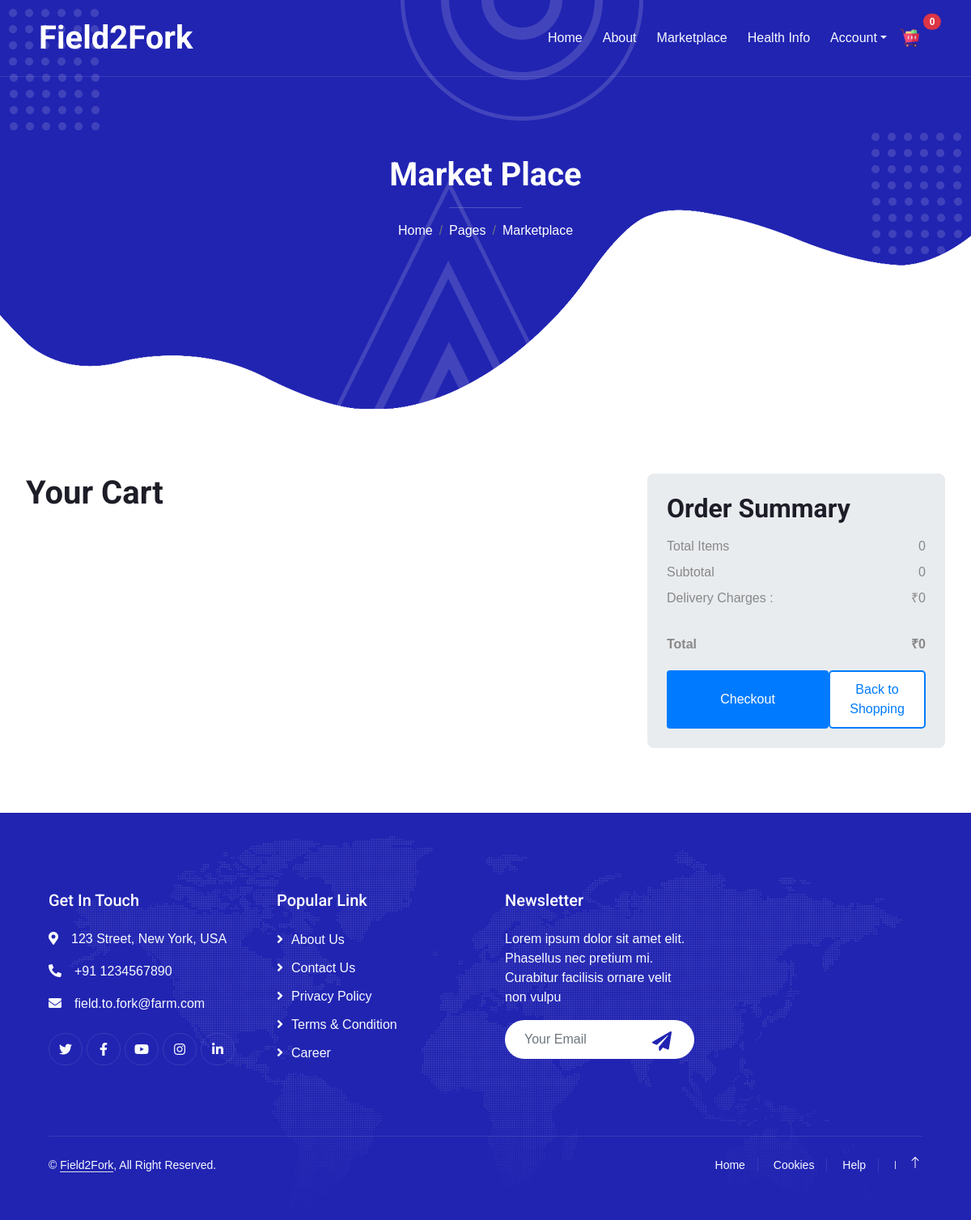
/cart/ (signed in), run on an earlier commit of the app's database.
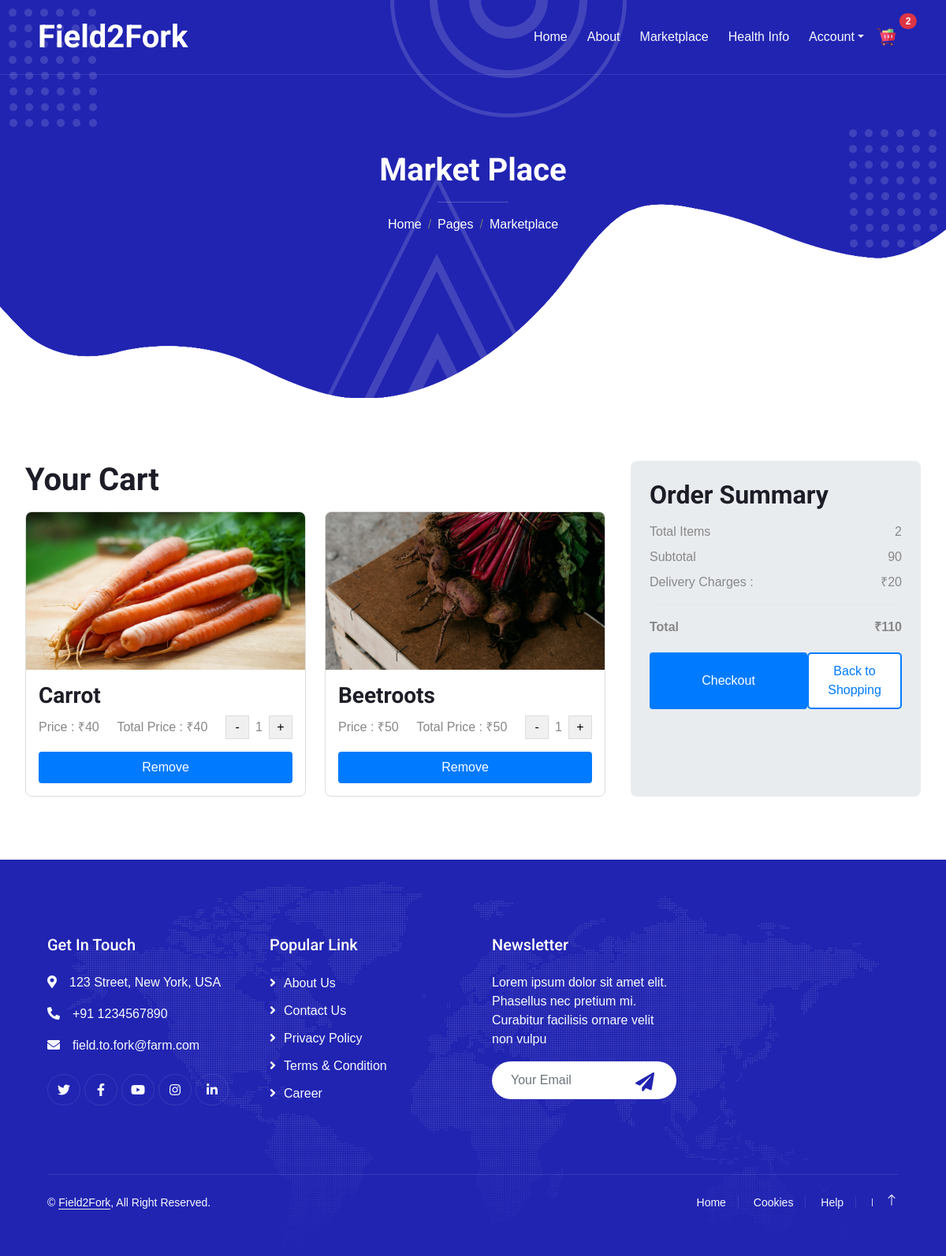
And on a later commit of the database.
### cart/models.py (models this page shows, shortened)
class CartItem(models.Model):
    product = models.ForeignKey('store.Product', on_delete=models.CASCADE)
    cart = models.ForeignKey(Cart, on_delete=models.CASCADE)
    quantity = models.IntegerField()
    is_active = models.BooleanField(default=True)

### store/models.py (models this page shows, shortened)
class Product(models.Model):
    product_name = models.CharField(max_length=200)
    slug = models.SlugField(max_length=200)
    description = models.TextField(blank=True,)
    price = models.IntegerField()
    image = models.ImageField(blank=True,upload_to="photo/products")
    stock = models.IntegerField()
    is_available = models.BooleanField(default=True)
    category = models.ForeignKey(Categories, on_delete=models.CASCADE)
    created_date = models.DateTimeField(auto_now_add=True,)
    modified_date = models.DateTimeField(auto_now=True)

### cart/views.py (the view)
# urls.py: path("cart/", include("cart.urls")),
def cart(request, total=0, quantity=0, cart_items=None):
    try:
        cart = get_or_create_cart(request)
        cart_items = CartItem.objects.filter(cart=cart, is_active=True)
        for cart_item in cart_items:
            total += (cart_item.product.price * cart_item.quantity)
            quantity += cart_item.quantity
    except:
        pass
    context = {
        'total': total,
        'quantity': quantity,
        'cart_items': cart_items,
        'total_items': cart_items.count() if cart_items else 0,
    }
    return render(request, "temp_marketplace/cart.html", context)

### cart/views.py (called while the page is built)
def get_or_create_cart(request):
    if request.user.is_authenticated:
        cart, created = Cart.objects.get_or_create(user=request.user)
    else:
        cart_id = _cart_id(request)
        cart, created = Cart.objects.get_or_create(cart_id=cart_id)
    return cart

### templates/temp_marketplace/cart.html
{% extends 'temp_marketplace/base.html' %}
{% load static %}
{% block body_block %}
<link href="{% static 'marketplace/css/cartStyles.css' %}" rel="stylesheet">
<div class="container">
    <div class="cart-container">
        <div class="cart-items">
            <h1>Your Cart</h1>
            <div class="product-grid">
                {% for cart in cart_items %}
                    <div class="product-card">
                        <img src="{{ cart.product.image.url }}" alt="{{ cart.product.product_name }}" class="product-image">
                        <div class="product-details">
                            <h3>{{ cart.product.product_name }}</h3>
                            <div class="price-quantity">
                                <div class="price"> Price : ₹{{ cart.product.price}}</div>
                                <div class="price"> Total Price : ₹{% widthratio cart.product.price 1 cart.quantity %}</div>
                                <div class="quantity-control">
                                    <a href="{% url 'remove_cart' cart.product.id %}"> <button class="quantity-btn minus">-</button> </a>
                                    <div class="quantity">{{ cart.quantity }}</div>
                                    <a href="{% url 'add_to_cart' cart.product.id %}"> <button class="quantity-btn plus">+</button> </a>
                                </div>
                            </div>
                            <a href="{% url 'delete_cart' cart.product.id %}"><button class="remove-btn">Remove</button></a>
                        </div>
                    </div>
                    {% endfor %}
            </div>
        </div>
        <div class="order-summary">
            <h2>Order Summary</h2>
            <div class="summary-item">
                <div>Total Items</div>
                <div id="total-items">{{ total_items }}</div>
            </div>
            <div class="summary-item">
                <div>Subtotal</div>
                <div id="subtotal">{{ total }}</div>
            </div>
            <div class="summary-item">
                <div>Delivery Charges : </div>
                <div id="tax">₹{% widthratio total_items 1 10 %}</div>
            </div>
            <hr>
            {% widthratio total_items 1 10 as delivery_charge %}
            <div class="summary-item total">
                <div>Total</div>
                <div id="total">₹{{ total|add:delivery_charge }}</div>
            </div>
            <div class="button-group">
                <button class="btn checkout-btn" id="checkout-btn">Checkout</button>
                <button class="btn back-to-shopping-btn" id="back-to-shopping-btn" onclick="window.location.href='{% url 'marketpage' %}'">Back to Shopping</button>
            </div>
        </div>
    </div>
</div>
{% endblock %}

### templates/temp_marketplace/base.html (shortened to what this page needs)
{% load static %}
<!DOCTYPE html>
<html lang="en">
<head>
    <link href="https://cdnjs.cloudflare.com/ajax/libs/font-awesome/5.10.0/css/all.min.css" rel="stylesheet">
    <link href="https://cdn.jsdelivr.net/npm/bootstrap-icons@1.4.1/font/bootstrap-icons.css" rel="stylesheet">
    <link href="{% static 'home/lib/animate/animate.min.css' %}" rel="stylesheet">
    <link href="{% static 'home/lib/owlcarousel/assets/owl.carousel.min.css' %}" rel="stylesheet">
    <link href="{% static 'home/lib/lightbox/css/lightbox.min.css' %}" rel="stylesheet">
    <link href="{% static 'home/css/bootstrap.min.css' %}" rel="stylesheet">
    <link href="{% static 'home/css/style.css' %}" rel="stylesheet">
</head>
<body>
    <div class="container-xxl bg-white p-0">
        <div class="container-xxl position-relative p-0">
            <nav class="navbar navbar-expand-lg navbar-light px-4 px-lg-5 py-3 py-lg-0">
                <a href="{% url 'homepage' %}" class="navbar-brand p-0">
                    <h1 class="m-0">Field2Fork</h1>
                </a>
                <div class="collapse navbar-collapse" id="navbarCollapse">
                    <div class="navbar-nav ms-auto py-0">
                        <a href="{% url 'homepage' %}" class="nav-item nav-link">Home</a>
                        <a href="{% url 'aboutpage' %}" class="nav-item nav-link">About</a>
                        <a href="{% url 'marketpage' %}" class="nav-item nav-link">Marketplace</a>
                        <a href="{% url 'addblog' %}" class="nav-item nav-link">Health Info</a>
                        <div class="nav-item dropdown">
                            <a href="#" class="nav-link dropdown-toggle" data-bs-toggle="dropdown">Account</a>
                        </div>
                    </div>
                    <div class="nav-item">
                        <a href="{% url 'cart' %}" class="nav-link position-relative">
                            <img src="{% static 'marketplace/img/trolley.png' %}" alt="Cart" width="24" height="24">
                            <span class="position-absolute top-0 start-100 translate-middle badge rounded-pill bg-danger">
                                {{ total_items }}
                            </span>
                        </a>
                    </div>
                </div>
            </nav>
            <div class="container-xxl py-5 bg-primary hero-header mb-5">
                <div class="container my-5 py-5 px-lg-5">
                    <div class="row g-5 py-5">
                        <div class="col-12 text-center">
                            <h1 class="text-white animated zoomIn">Market Place</h1>
                            <hr class="bg-white mx-auto mt-0" style="width: 90px;">
                            <nav aria-label="breadcrumb">
                                <ol class="breadcrumb justify-content-center">
                                    <li class="breadcrumb-item"><a class="text-white" href="#">Home</a></li>
                                    <li class="breadcrumb-item"><a class="text-white" href="#">Pages</a></li>
                                    <li class="breadcrumb-item text-white active" aria-current="page">Marketplace</li>
                                </ol>
                            </nav>
                        </div>
                    </div>
                </div>
            </div>
            {% block body_block %}
            {% endblock body_block %}
        </div>
        <div class="container-fluid bg-primary text-light footer mt-5 pt-5 wow fadeIn" data-wow-delay="0.1s">
            <div class="container py-5 px-lg-5">
                <div class="row g-5">
                    <div class="col-md-6 col-lg-3">
                        <h5 class="text-white mb-4">Get In Touch</h5>
                        <p><i class="fa fa-map-marker-alt me-3"></i>123 Street, New York, USA</p>
                        <p><i class="fa fa-phone-alt me-3"></i>+91 1234567890</p>
                        <p><i class="fa fa-envelope me-3"></i>field.to.fork@farm.com</p>
                        <div class="d-flex pt-2">
                            <a class="btn btn-outline-light btn-social" href=""><i class="fab fa-twitter"></i></a>
                            <a class="btn btn-outline-light btn-social" href=""><i class="fab fa-facebook-f"></i></a>
                            <a class="btn btn-outline-light btn-social" href=""><i class="fab fa-youtube"></i></a>
                            <a class="btn btn-outline-light btn-social" href=""><i class="fab fa-instagram"></i></a>
                            <a class="btn btn-outline-light btn-social" href=""><i class="fab fa-linkedin-in"></i></a>
                        </div>
                    </div>
                    <div class="col-md-6 col-lg-3">
                        <h5 class="text-white mb-4">Popular Link</h5>
                        <a class="btn btn-link" href="{% url 'aboutpage' %}">About Us</a>
                        <a class="btn btn-link" href="{% url 'contactpage' %}">Contact Us</a>
                        <a class="btn btn-link" href="{% url 'notfound' %}">Privacy Policy</a>
                        <a class="btn btn-link" href="{% url 'notfound' %}">Terms & Condition</a>
                        <a class="btn btn-link" href="{% url 'notfound' %}">Career</a>
                    </div>
                    <div class="col-md-6 col-lg-3">
                        <h5 class="text-white mb-4">Newsletter</h5>
                        <p>Lorem ipsum dolor sit amet elit. Phasellus nec pretium mi. Curabitur facilisis ornare velit non vulpu</p>
                        <div class="position-relative w-100 mt-3">
                            <input class="form-control border-0 rounded-pill w-100 ps-4 pe-5" type="text" placeholder="Your Email" style="height: 48px;">
                            <button type="button" class="btn shadow-none position-absolute top-0 end-0 mt-1 me-2"><i class="fa fa-paper-plane text-primary fs-4"></i></button>
                        </div>
                    </div>
                </div>
            </div>
            <div class="container px-lg-5">
                <div class="copyright">
                    <div class="row">
                        <div class="col-md-6 text-center text-md-start mb-3 mb-md-0">
                            &copy; <a class="border-bottom" href="{% url 'homepage' %}">Field2Fork</a>, All Right Reserved.
                        </div>
                        <div class="col-md-6 text-center text-md-end">
                            <div class="footer-menu">
                                <a href="{% url 'homepage' %}">Home</a>
                                <a href="{% url 'notfound' %}">Cookies</a>
                                <a href="{% url 'notfound' %}">Help</a>
                                <a href="{% url 'notfound' %}">FAQs</a>
                            </div>
                        </div>
                    </div>
                </div>
            </div>
        </div>
        <a href="#" class="btn btn-lg btn-primary btn-lg-square back-to-top pt-2"><i class="bi bi-arrow-up"></i></a>
    </div>
</body>
</html>

### static/home/css/style.css (style rules this page uses)
:root { --primary: #2124B1; --secondary: #4777F5; --light: #F7FAFF; --dark: #1D1D27; }
.back-to-top { position: fixed; display: none; right: 45px; bottom: 45px; z-index: 99; }
h1, h2, h3, .fw-bold { font-weight: 700 !important; }
h4, h5, h6, .fw-medium { font-weight: 500 !important; }
.btn { font-weight: 500; transition: .5s; }
.btn-lg-square { width: 48px; height: 48px; }
.btn-square, .btn-sm-square, .btn-lg-square { padding: 0; display: flex; align-items: center; justify-content: center; font-weight: normal; border-radius: 50px; }
.navbar-light .navbar-nav .nav-link { position: relative; margin-left: 25px; padding: 35px 0; color: var(--light) !important; outline: none; transition: .5s; }
.navbar-light .navbar-brand h1 { color: #FFFFFF; }
@media (min-width: 992px) { .navbar-light { position: absolute; width: 100%; top: 0; left: 0; border-bottom: 1px solid rgba(256, 256, 256, .1); z-index: 999; } }
@media (min-width: 992px) { .navbar-light .navbar-nav .nav-link::before { position: absolute; content: ""; width: 0; height: 2px; bottom: -1px; left: 50%; background: var(--secondary); transition: .5s; } }
.hero-header { background: url(../img/bg-dot.png), url(../img/bg-dot.png), url(../img/bg-round.png), url(../img/bg-tree.png), url(../img/bg-bottom-hero.png); background-position: 10px 10px, bottom 190px right 10px, left 55% top -1px, left 45% bottom -1px, center bottom -1px; background-repeat: no-repeat; }
.footer { background: url(../img/footer.png) center center no-repeat; background-size: contain; }
.footer .btn.btn-social { margin-right: 5px; width: 40px; height: 40px; display: flex; align-items: center; justify-content: center; color: var(--light); border: 1px solid rgba(256, 256, 256, .1); border-radius: 40px; transition: .3s; }
.footer .btn.btn-link { display: block; margin-bottom: 10px; padding: 0; text-align: left; color: var(--light); font-weight: normal; transition: .3s; }
.footer .btn.btn-link::before { position: relative; content: "\f105"; font-family: "Font Awesome 5 Free"; font-weight: 900; margin-right: 10px; }
.footer .copyright { padding: 25px 0; font-size: 14px; border-top: 1px solid rgba(256, 256, 256, .1); }
.footer .copyright a { color: var(--light); }
.footer .footer-menu a { margin-right: 15px; padding-right: 15px; border-right: 1px solid rgba(255, 255, 255, .1); }
.footer .footer-menu a:last-child { margin-right: 0; padding-right: 0; border-right: none; }

### static/marketplace/css/cartStyles.css (style rules this page uses)
body { font-family: Arial, sans-serif; margin: 0; padding: 0; background-color: #f4f4f4; }
.container { max-width: 1200px; margin: 0 auto; padding: 2rem; }
.cart-container { display: grid; grid-template-columns: 2fr 1fr; gap: 2rem; }
h1, h2 { margin-bottom: 1rem; }
.product-grid { display: grid; grid-template-columns: repeat(auto-fit, minmax(250px, 1fr)); gap: 1.5rem; }
.product-card { background-color: white; border: 1px solid #ddd; border-radius: 8px; overflow: hidden; }
.product-image { width: 100%; height: 200px; object-fit: cover; }
.product-details { padding: 1rem; }
.price-quantity { display: flex; justify-content: space-between; align-items: center; margin-bottom: 1rem; }
.quantity-control { display: flex; align-items: center; }
.quantity-btn { width: 30px; height: 30px; background-color: #f0f0f0; border: 1px solid #ddd; cursor: pointer; }
.quantity { margin: 0 0.5rem; }
.remove-btn, #checkout-btn { width: 100%; padding: 0.5rem; background-color: #007bff; color: white; border: none; border-radius: 4px; cursor: pointer; }
.order-summary { background-color: #e9ecef; padding: 1.5rem; border-radius: 8px; }
.summary-item { display: flex; justify-content: space-between; margin-bottom: 0.5rem; }
hr { border: none; border-top: 1px solid #ddd; margin: 1rem 0; }
.total { font-weight: bold; }
.btn { padding: 10px 20px; border: none; cursor: pointer; font-size: 16px; border-radius: 5px; }
.checkout-btn { background-color: #007bff; color: white; }
.back-to-shopping-btn { background-color: white; color: #007bff; border: 2px solid #007bff; }
.button-group { display: flex; justify-content: space-between; margin-top: 20px; }

What changed in the data, as far as the page shows it:
added CartItem: product.image (picture), product.product_name "Carrot", product.price "40", product+quantity "40", quantity "1"
added CartItem: product.image (picture), product.product_name "Beetroots", product.price "50", product+quantity "50", quantity "1"
Also different on the page:
{{ total_items }}: "0" → "2"
{{ total }}: "0" → "90"
{{ total|add:delivery_charge }}: "0" → "110"
text no longer shown: "0"
text now shown: "20"
